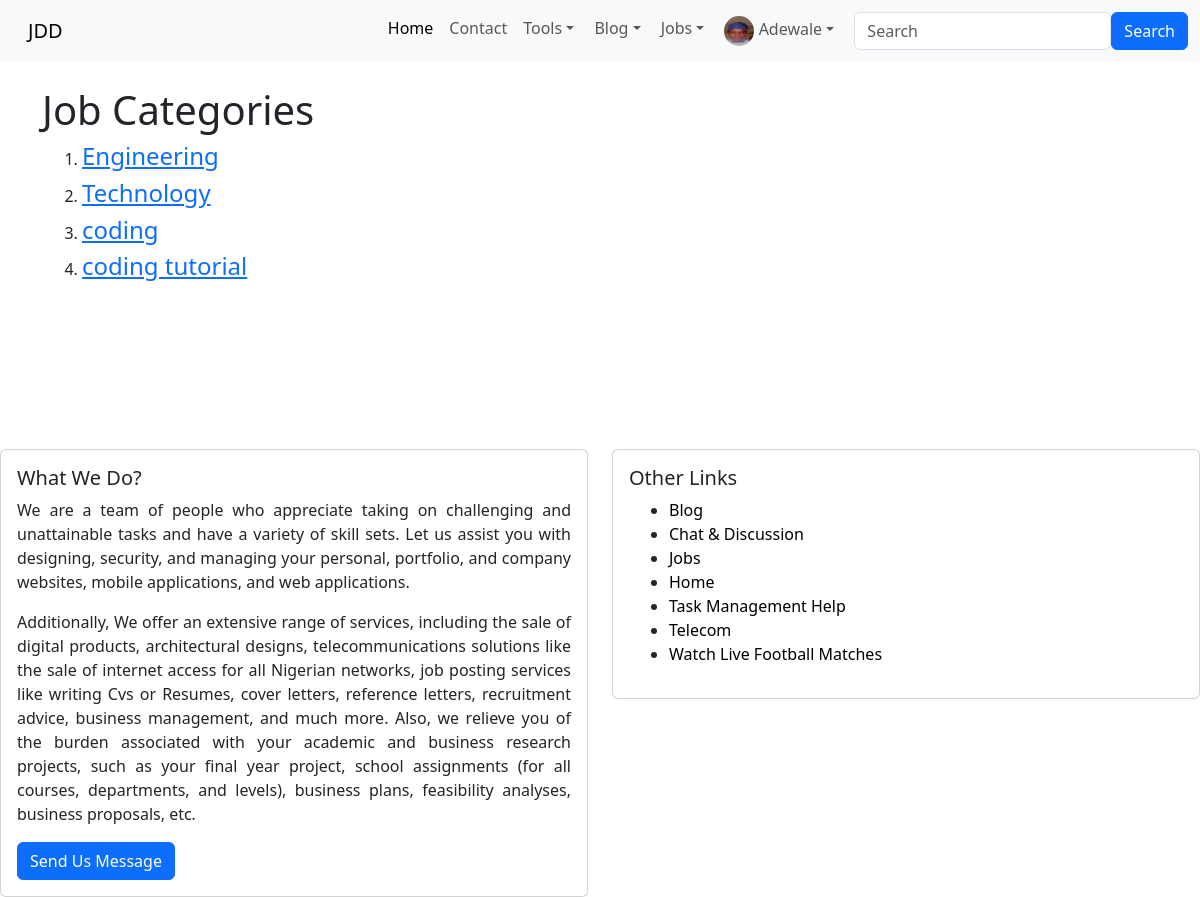
Screenshot of /job/view_job_category/ (signed in) with the database file from the repository.
### index/models.py (models this page shows, shortened)
class Profile(models.Model):
    user = models.OneToOneField(User, null=True, on_delete=models.CASCADE)
    bio = RichTextField(blank=True, null=True)
    profile_pic = models.ImageField(null=True, blank=True, upload_to="images/profile/")
    linkedln_url = models.CharField(max_length=255, blank=True, null=True)
    facebook_url =  models.CharField(max_length=255, blank=True, null=True)
    twitter_url= models.CharField(max_length=255, blank=True, null=True)
    instagram_url =  models.CharField(max_length=255, blank=True, null=True)
    whatsapp_url= models.CharField(max_length=255, blank=True, null=True)
    github_url=  models.CharField(max_length=255, blank=True, null=True)
    website_url= models.CharField(max_length=255, blank=True, null=True)
    email_url= models.CharField(max_length=255, blank=True, null=True)

### job/models.py (models this page shows, shortened)
class JobCategory(models.Model):
    name = models.CharField(max_length= 150, unique=True)
    class Meta:
        verbose_name_plural = 'Job Category'
    def __str__(self):
        return self.name

### job/views.py (the view)
# urls.py: path('view_job_category/', views.ListJobCategory, name='view_job_category'),
def ListJobCategory(request):
    category_list = models.JobCategory.objects.all()
    return render(request, 'jobs/job_category_list.html', {
            'category_list': category_list
    })

### job/templates/jobs/job_category_list.html (shortened to what this page needs)
{% extends 'home/base.html' %}
{% block body %}
<h1>Job Categories</h1>
    {% if category_list %}
        <ol>
            {% for item in category_list %}
            <li>
                <h4><a href="{% url 'jobs:job_category_list' item %}">  {{item}} </a></h4>
            </li>
{% endfor %} <br><br>
    </ol>
    {% endif %}
{% endblock %}

### index/templates/home/base.html (shortened to what this page needs)
{% load static %}
{% load humanize %}
<!doctype html>
<html lang="en" >
  <head>
    <link rel="stylesheet" href="https://cdn.jsdelivr.net/npm/bootstrap@5.3.0-alpha3/dist/css/bootstrap.rtl.min.css">
  </head>
  <header>
    <nav class="navbar navbar-expand-lg bg-body-tertiary">
      <div class="container-fluid">
        <a class="navbar-brand" href="{% url 'index:home' %}">JDD</a>
        <div class="collapse navbar-collapse" id="navbarSupportedContent">
          <ul class="navbar-nav me-auto mb-2 mb-lg-0">
            <li class="nav-item">
            <a class="nav-link active" aria-current="page" href="{% url 'index:home' %}">Home</a>
            </li>
            <li class="nav-item">
              <a class="nav-link" href="{% url 'contact:contact' %}">Contact</a>
            </li>
            <li class="nav-item dropdown">
              <a class="nav-link dropdown-toggle" href="#" role="button"
              data-bs-toggle="dropdown" aria-expanded="false">
              Tools
              </a>
            </li>
            {% if user.is_authenticated %}
            <li class="nav-item dropdown">
              <a class="nav-link dropdown-toggle" href="{% url 'index:blog_list' %}" role="button"
              data-bs-toggle="dropdown" aria-expanded="false">
              Blog
              </a>
            </li>
            <li class="nav-item dropdown">
              <a class="nav-link dropdown-toggle" href="{% url 'index:blog_list' %}" role="button"
              data-bs-toggle="dropdown" aria-expanded="false">
               Jobs
              </a>
            </li>
                  <li class="nav-item dropdown">
                    <a class="nav-link dropdown-toggle" href="" role="button"
                    data-bs-toggle="dropdown" aria-expanded="false">
                    {% if user.profile.profile_pic %}
                    <img src="{{ user.profile.profile_pic.url }}" class="rounded-circle" alt="Author profile image" width="30" height="30"> {{ user }}
                    {% else %}
                        <img src="{% static 'images/profile_user_icon.png' %}" class="rounded-circle" alt="Default profile image" width="20" height="20"> {{user}}
                    {% endif %}
                    </a>
                  </li>
            {% endif %}
          </ul>
          {% include 'home/search.html' %}
        </div>
      </div>
    </nav>
  </header>
  <body>
    <div class="container"> <br>
        {% block body %} {% endblock %}
      </div>
  </body>
  <footer>
<br><br><br><br>
    <div class="row">
      <div class="col-sm-6 mb-3 mb-sm-0">
        <div class="card">
          <div class="card-body">
            <h5 class="card-title">What We Do?</h5>
            <p class="card-text" style="text-align: justify;">
              We are a team of people who appreciate taking on challenging and unattainable tasks and have a variety of skill sets.
              Let us assist you with designing, security, and managing your personal, portfolio, and company websites,
              mobile applications, and web applications.
            </p>
            <p style="text-align: justify;">
               Additionally, We offer an extensive range of services, including the sale of digital products, architectural designs, telecommunications solutions
              like the sale of internet access for all Nigerian networks, job posting services like writing Cvs or Resumes,
              cover letters, reference letters, recruitment advice, business management, and much more.
              Also, we relieve you of the burden associated with your academic and business research projects, such
              as your final year project, school assignments (for all courses, departments, and levels), business plans,
              feasibility analyses, business proposals, etc.
            </p>
            <a href="{% url 'contact:contact' %}" class="btn btn-primary">Send Us Message</a>
          </div>
        </div>
      </div>
      <div class="col-sm-6">
        <div class="card">
          <div class="card-body">
            <h5 class="card-title">Other Links</h5>
            <ul>
              <li><a href="{% url 'index:blog_list' %}" class="footer-link">Blog</a></li>
              <li><a href="{% url 'discussion:discuss_list' %}" class="footer-link">Chat & Discussion</a></li>
              <li><a href="{% url 'jobs:job_list' %}" class="footer-link">Jobs</a></li>
              <li><a href="{% url 'index:home' %}" class="footer-link">Home</a></li>
              <li><a href="{% url 'tasks:tasks_list' %}" class="footer-link">Task Management Help</a></li>
              <li ><a  href="{% url 'index:telecom' %}" target='_blank' class="footer-link">Telecom</a></li>
              <li><a href="https://afr.808scoretv.com/" class="footer-link" target="_blank">Watch Live Football Matches</a></li>
            </ul>
          </div>
        </div>
      </div>
    </div>
  </footer>
</html>

### index/templates/home/base.html (style rules this page uses)
.footer-link { text-decoration: none; color: black; }

### rows the page displays
JobCategory: name "Engineering"
JobCategory: name "Technology"
JobCategory: name "coding"
JobCategory: name "coding tutorial"

### other values shown
{{ user }} "Adewale"
